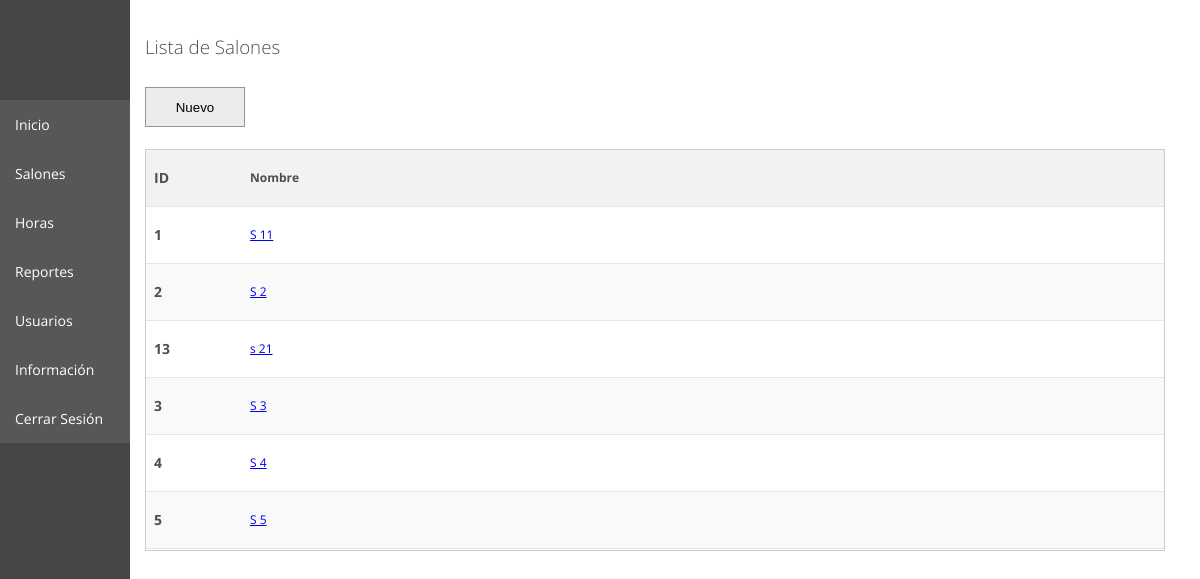
The page /view/sala_list.php (signed in) on the database its author committed.
### tables this page shows
CREATE TABLE `sala` (
  `id` int(11) NOT NULL,
  `nombre` varchar(255) DEFAULT NULL
);

### view/config.php (called while the page is built, shortened)
<?php
$cfg = new stdClass();
$cfg->db_localhost = '127.0.0.1';
$cfg->db_user = 'admin';
$cfg->db_password = 'itm123';
$cfg->db_name = 'clases';
$cfg->db_port = 3306;
?>

### model/sala.php (called while the page is built, shortened)
<?php
require_once "db_mysqli.php";
class sala
{
	function listar()
	{
		$db = new Database();
		$sql = ' select * from sala order by nombre;' ;
		return $db->query($sql);
	}
}
?>

### model/db_mysqli.php (called while the page is built, shortened)
<?php
class Database
{
	private $link;
	function __construct()
	{
		global $cfg;
		$this->link = mysqli_connect(
			$cfg->db_localhost,
			$cfg->db_user,
			$cfg->db_password,
			$cfg->db_name,
			$cfg->db_port
		) or die("Error de Conexión: " . mysqli_connect_error());
	}
	function query($sql)
	{
		mysqli_query($this->link, "SET NAMES utf8");
		$result = mysqli_query($this->link, $sql) or die(mysqli_error($this->link));
		$array_result = array();
		while ($row = mysqli_fetch_array($result)) {
			$array_result[] = $row;
		}
		return $array_result;
	}
}

### controller/salaController.php (the view, shortened to what this page needs)
<?php
require "../model/sala.php";
class salaController
{
	function listarcontroller()
	{
		$sala = new sala();
		$lineas = $sala->listar();
		$tabla = '';
		foreach($lineas as $linea)
		{
			$tabla .= '<tr>
							<td>'.$linea['id'].'</td>
							<td><a href="sala_form.php?id='.$linea['id'].'">'.$linea['nombre'].'</a></td>
						</tr>
							';
		}
		return $tabla;
	}
}
?>

### view/css/estilo.css (style rules this page uses)
body { padding: 0px; margin: 0px; font-family: "Open Sans", sans-serif; color: #4e4e4e; overflow: hidden; background-color: #ffffff; }
table td { border-bottom: solid 1px #e6e6e6; }
table td:nth-child(1) { font-size: 14px; font-weight: bold; width: 80px; }
th, td { padding: 8px; text-align: left; border-bottom: 1px solid #ddd; }
tbody tr:nth-child(even) { background-color: #f9f9f9; }

### rows shown on the page
sala: id "1", nombre "S 11"
sala: id "2", nombre "S 2"
sala: id "13", nombre "s 21"
sala: id "3", nombre "S 3"
sala: id "4", nombre "S 4"
sala: id "5", nombre "S 5"
